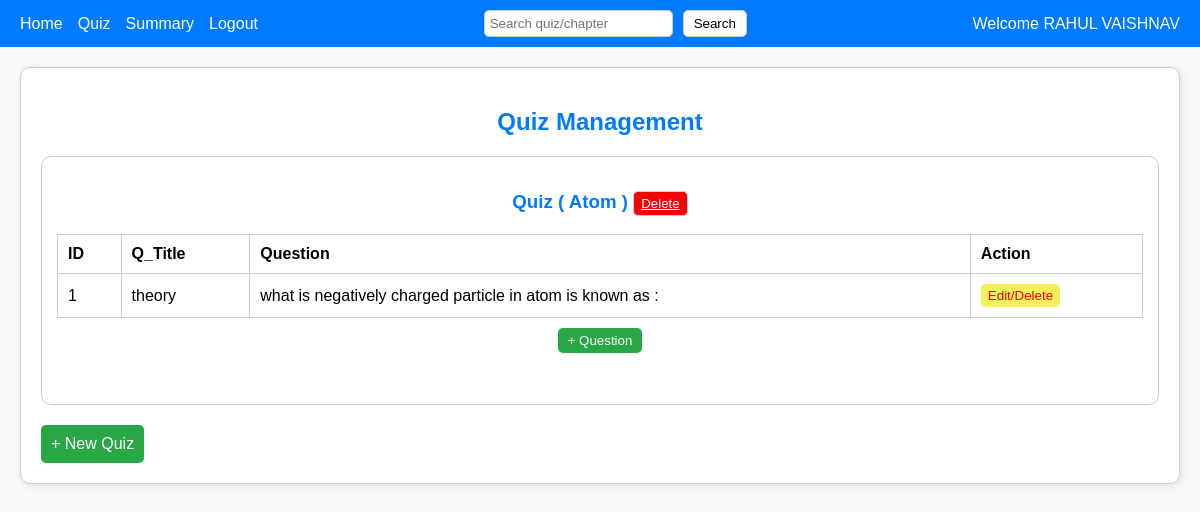
Page /admin_quiz on the earlier database version.
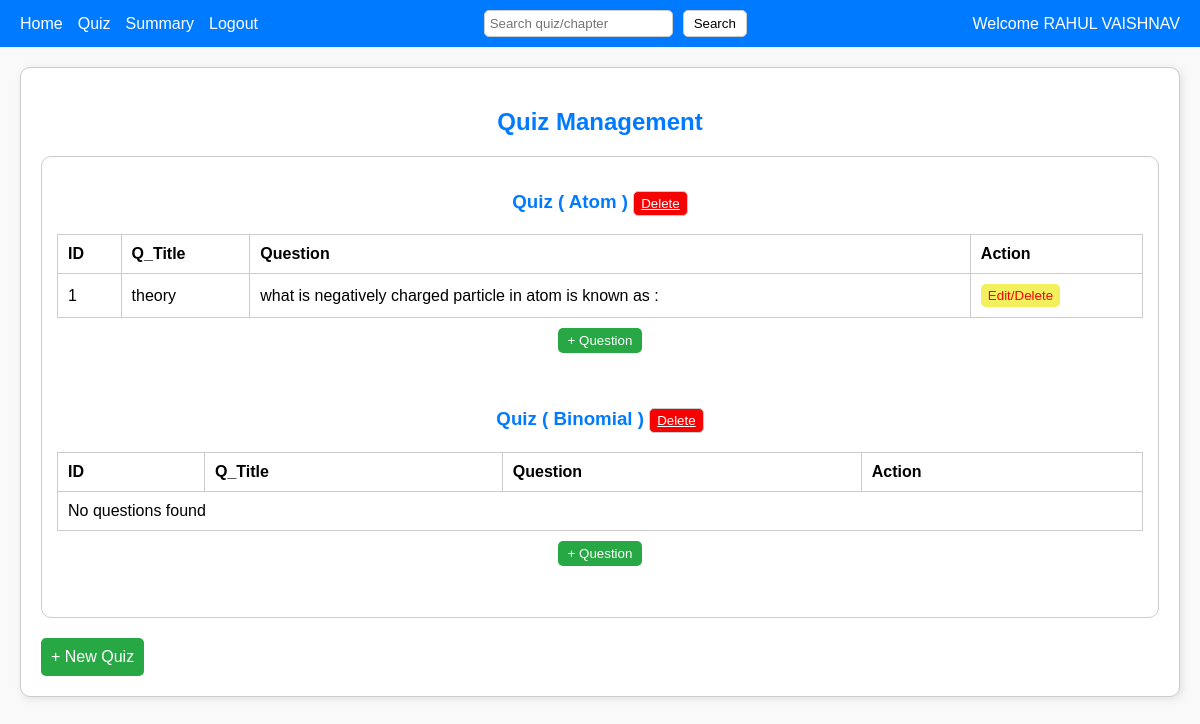
Same page on the later database version.
### backend/models.py (models this page shows)
class Quiz(db.Model):#class name should start with capital letter,tablename should start with small letter
    __tablename__ = 'quiz'
    quiz_id=db.Column(db.Integer, primary_key=True,autoincrement=True)#iska student id se kuch lena dena nahi hai
    chapter_id=db.Column(db.Integer, db.ForeignKey('chapters.chapter_id'), nullable=False)
    date_quiz=db.Column(db.String(80), nullable=False)
    time_duration=db.Column(db.Integer, nullable=False)
    chapter_name=db.Column(db.String(80) , nullable=False)#remember it has relationship with chapters tables as of chapter_name
    questions_of_a_quiz_id = db.relationship('Questions', cascade='all, delete', backref='quiz', lazy=True)# it tells all the questions of a quiz(here we are getting quiz through quiz id)

class Questions(db.Model):
    __tablename__ = 'questions'
    question_id=db.Column(db.Integer, primary_key=True,autoincrement=True)#iska student id se kuch lena dena nahi hai
    chapter_id=db.Column(db.Integer, db.ForeignKey('chapters.chapter_id'), nullable=False)
    quiz_id=db.Column(db.Integer, db.ForeignKey('quiz.quiz_id'), nullable=False)
    question_title=db.Column(db.String(80), nullable=False)
    question=db.Column(db.String(300), nullable=False)
    option_a=db.Column(db.String(300), nullable=False)
    option_b=db.Column(db.String(300), nullable=False)
    option_c=db.Column(db.String(300), nullable=False)
    option_d=db.Column(db.String(300), nullable=False)
    correct_option=db.Column(db.String(300), nullable=False)

### backend/controllers.py (the view)
@app.route("/admin_quiz",methods=["GET","POST"])
def admin_quiz():
    quiz=Quiz.query.all()
    chapters=Chapters.query.all()
    user=Admin_User_Details.query.filter_by(role=0).first()
    return render_template("2_admin_quiz.html",admin=user.Full_name,quizes=quiz,chapters=chapters)

### templates/2_admin_quiz.html (shortened to what this page needs)
<!DOCTYPE html>
<html lang="en">
<head>
    <link rel="stylesheet" href="/static/css/2_admin_quiz.css">
</head>
<body>
    <div class="header">
        <div class="nav-links">
            <a href="/admin_home">Home</a>
            <a href="/admin_quiz">Quiz</a>
            <a href="/admin_summary">Summary</a>
            <a href="/">Logout</a>
        </div>
        <form class="search" action="/search_quiz" method="post">
            <input type="search" placeholder="Search quiz/chapter" name="search">
            <button type="submit">Search</button>
        </form>
        <div>Welcome {{admin}}</div>
    </div>
    <div class="container">
        <h2>Quiz Management</h2>
        <div class="quiz-section">
            <div class="quiz">
            {%if quizes%}
            {%for quiz in quizes%}
                <h3>Quiz  ( {{quiz.chapter_name}} ) <a href="/delete_quiz/{{quiz.quiz_id}}" style="color:white;"><button class="edt">Delete</button"></a></h3>
                <table>
                    <tr>
                        <th>ID</th>
                        <th>Q_Title</th>
                        <th>Question</th>
                        <th>Action</th>
                    </tr>
                    {%if quiz.questions_of_a_quiz_id%}
                    {%for question in quiz.questions_of_a_quiz_id%}
                    <tr>
                        <td>{{question.question_id}}</td>
                        <td>{{question.question_title}}</td>
                        <td>{{question.question}}</td>
                        <td><a href="/edit_question/{{question.question_id}}/{{quiz.chapter_id}}/{{quiz.quiz_id}}"><button class="edit">Edit/Delete</button></a></td>
                    </tr>
                    {%endfor%}
                    {%else%}
                    <tr>
                        <td colspan="4">No questions found</td>
                    </tr>
                    {%endif%}
                </table>
                <a href="/add_question/{{quiz.chapter_id}}/{{quiz.quiz_id}}"><div class="add-question">
                    <button>+ Question</button>
                </div></a>
                <br><br>
                {%endfor%}
            {%else%}
            <h2>No quizzes found</h2>
            {%endif%}
            </div>
        </div>
        <div class="footer">
            <a href="/add_newquiz">+ New Quiz</a>
        </div>
    </div>
</body>
</html>

Differences in the rows shown:
added Quiz: chapter_name "Binomial", shows "No questions found"
